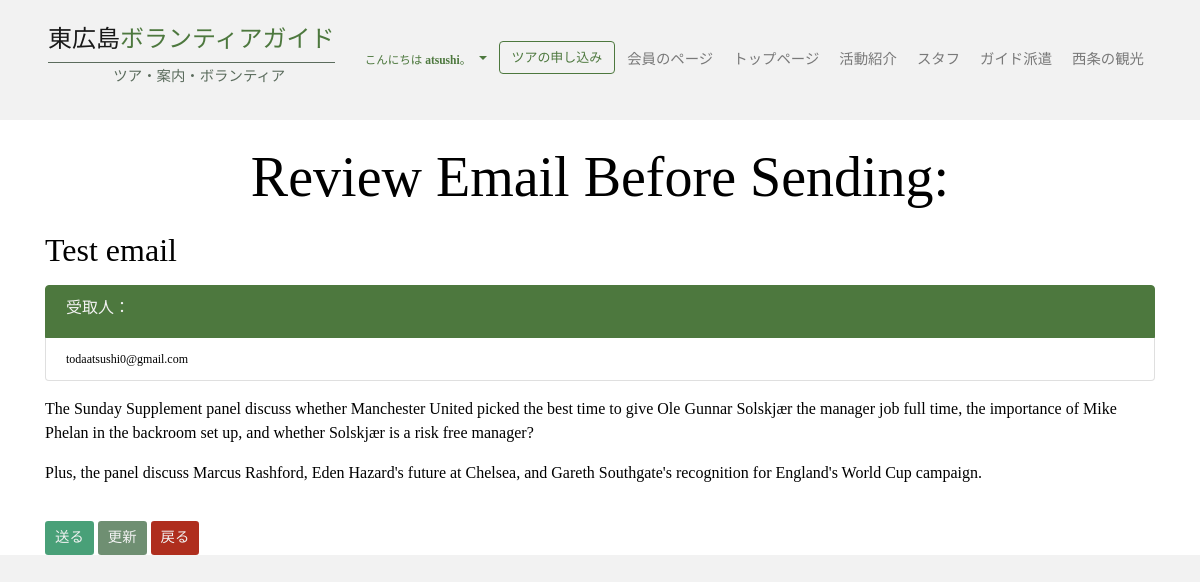
/email/1/view/ (signed in), run on the app's committed database.
### email_blast/models.py (models this page shows, shortened)
class EmailBlast(models.Model):
    subject = models.CharField(max_length=100, verbose_name='件名')
    recipients = models.TextField(verbose_name='受取人のメールアドレス')
    content = models.TextField(verbose_name='内容')
    sender = models.ForeignKey(User, on_delete=models.SET_NULL, null=True, verbose_name='送り人')
    created_at = models.DateTimeField(default=timezone.now, verbose_name='書き時間')
    last_updated_at = models.DateTimeField(default=timezone.now, verbose_name='更新時間')
    sent_at = models.DateTimeField(default=None, null=True, verbose_name='送り時間')
    is_admin = models.BooleanField(default=False, verbose_name='管理者向き')
    sent = models.BooleanField(default=False, verbose_name='送った')
    class Meta:
        ordering = ['-last_updated_at', '-created_at', '-sent_at']

### email_blast/views.py (the view)
# urls.py: path('<int:pk>/view/', ViewMailView.as_view(), name='email-view'),
class ViewMailView(LoginRequiredMixin, DetailView):
    model = EmailBlast
    template_name = 'email_blast/view_send.html'
    context_object_name = 'email'

### email_blast/templatetags/recipients.py (called while the page is built)
@register.filter
def to_list(value):
    return value.split(',')

### email_blast/templates/email_blast/view_send.html (shortened to what this page needs)
{% extends 'hh2/layout.html' %}
{% load recipients %}
{% block main %}
  <div class="container my-4">
    <h1 class="text-center display-4">Review Email Before Sending:</h1>
    <div class="my-3 py-1">
      <h2>{{ email.subject }}</h2>
      <p>
        <ul class="list-group blast-list">
          <li class="list-group-item active disabled"><h6>受取人：</h6></li>
          {% for address in email.recipients|to_list %}
            <li class="list-group-item">{{ address }}</li>
          {% endfor %}
        </ul>
      </p>
      <p class="lead">{{ email.content|linebreaks }}</p>
    </div>
    <div>
      <a href="{% url 'email-send' email.pk %}" class="btn btn-sm btn-custom-3">送る</a>
      <a href="{% url 'email-update' email.pk%}" class="btn btn-sm btn-custom-2">更新</a>
      <a href="{% url 'email-index' %}" class="btn btn-sm btn-custom-danger">戻る</a>
    </div>
  </div>
{% endblock %}

### blog/templates/hh2/layout.html (shortened to what this page needs)
<!DOCTYPE html>
<html lang="en">
  {% load static %}
  <head>
    <link rel="stylesheet" href="https://stackpath.bootstrapcdn.com/bootstrap/4.3.1/css/bootstrap.min.css">
    <link rel="stylesheet" href="https://use.fontawesome.com/releases/v5.7.2/css/all.css">
    <link rel="stylesheet" type="text/css" href="{% static 'hhts/css/hhts-general.css' %}">
    <link rel="stylesheet" type="text/css" href="{% static 'hhts/css/home.css' %}">
    <link rel="stylesheet" type="text/css" href="{% static 'hhts/css/about.css' %}">
    <link rel="stylesheet" type="text/css" href="{% static 'hhts/css/guide.css' %}">
    <link rel="stylesheet" type="text/css" href="{% static 'hhts/css/saijo.css' %}">
    <link rel="stylesheet" type="text/css" href="{% static 'blog/css/blog-list.css' %}">
    <link rel="stylesheet" type="text/css" href="{% static 'blog/css/blog-delete.css' %}">
    <link rel="stylesheet" type="text/css" href="{% static 'users/css/users-profile.css' %}">
    <link rel="stylesheet" type="text/css" href="{% static 'users/css/users-team.css' %}">
    <link rel="stylesheet" type="text/css" href="{% static 'users/css/users-forms.css' %}">
    <link rel="stylesheet" type="text/css" href="{% static 'email_blast/css/emails-all.css' %}">
    <link rel="stylesheet" type="text/css" href="{% static 'booking/css/booking-all.css' %}">
    <link rel="stylesheet" href="https://cdnjs.cloudflare.com/ajax/libs/jquery-datetimepicker/2.5.20/jquery.datetimepicker.min.css" />
  <body>
    {% load static %}
    <nav class="navbar navbar-expand-xl navbar-light" id="nav">
      <div class="logo">
        <a href="{% url 'home' %}" class="navbar-brand">
          東広島<span style="color: #4d783e;">ボランティアガイド</span>
        </a>
        <span class="subline">
          <p>ツア・案内・ボランティア</p>
        </span>
      </div>
      <div class="collapse navbar-collapse" id="hh-nav">
        <ul class="navbar-nav ml-auto">
        {% if user.is_authenticated %}
          <li class="nav-item dropdown active my-1 ml-1">
            <a class="nav-link dropdown-toggle" href="#" id="user-options" role="button" data-toggle="dropdown" aria-haspopup="true" aria-expanded="false">
              <span class="greet">
                <small>こんにちは <strong>{{ user.username }}</strong>。</small>
              </span>
            </a>
          </li>
        {% endif %}
          <li class="nav-item my-1 ml-1">
            <a href="/media/pdf/book_form.pdf" download class="btn btn-custom-1">ツアの申し込み</a>
          </li>
          <li class="nav-item my-1 ml-1">
            <a href="{% url 'blog-home' %}" class="nav-link">会員のページ</a>
          </li>
          <li class="nav-item my-1 ml-1">
            <a href="{% url 'home' %}" class="nav-link">トップページ</a>
          </li>
          <li class="nav-item my-1 ml-1">
            <a href="{% url 'about' %}" class="nav-link">活動紹介</a>
          </li>
          <li class="nav-item my-1 ml-1">
            <a href="{% url 'team' %}" class="nav-link">スタフ</a>
          </li>
          <li class="nav-item my-1 ml-1">
            <a href="{% url 'guide' %}" class="nav-link">ガイド派遣</a>
          </li>
          <li class="nav-item my-1 ml-1">
            <a href="{% url 'saijo' %}" class="nav-link">西条の観光</a>
          </li>
        </ul>
      </div>
    </nav>
    {% block main %}
    {% endblock %}
  </body>
</html>

### blog/static/hhts/css/hhts-general.css (style rules this page uses)
html { height: 100%; background-color: #f2f2f2; }
body { padding: 0; margin: 0; font-family: custom; color: black; }
.navbar { background-color: #f2f2f2; min-height: 100px; padding: 2vh 4vw; }
.navbar-brand { font-size: 1.5em; border-bottom: 1.5px solid #5b6c5d; }
.logo { display: flex; flex-direction: column; align-items: center; justify-content: center; }
.subline { color: #5b6c5d; font-size: 0.9em; padding-top: 3px; }
.navbar-collapse { font-size: 0.9em; }
.btn-custom-1:link, .btn-custom-1:visited { border: 0.15em solid #4d783e; color: #4d783e; font-size: 0.9em; }
.btn-custom-2:link, .btn-custom-2:visited { border: 0.15em solid #6f8f72; background-color: #6f8f72; color: #f2f2f2; font-size: 0.9em; }
.btn-custom-3:link, .btn-custom-3:visited { border: 0.15em solid #49a078; background-color: #49a078; color: #f2f2f2; font-size: 0.9em; }
.btn-custom-danger:link, .btn-custom-danger:visited { border: 0.15em solid #af2e1e; background-color: #af2e1e; color: #f2f2f2; font-size: 0.9em; }
#user-options { color: #4d783e; }

### blog/static/email_blast/css/emails-all.css (style rules this page uses)
.list-group-item.active { color: #f2f2f2; background-color: #4d783e; border-color: #4d783e; }
.blast-list { font-size: 0.75em; }

### data on the page
EmailBlast: subject "Test email", recipients "todaatsushi0@gmail.com", content "The Sunday Supplement panel discuss whether Manchester United picked the best time to give Ole Gunnar Solskjær the manager job full time, the importance of Mike Phelan in the backroom set up, and whether Solskjær is a risk free manager? Plus, the panel discuss Marcus Rashford, Eden Hazard's future at Chelsea, and Gareth Southgate's recognition for England's World Cup campaign."

### other printed values
{{ user.username }} "atsushi"
